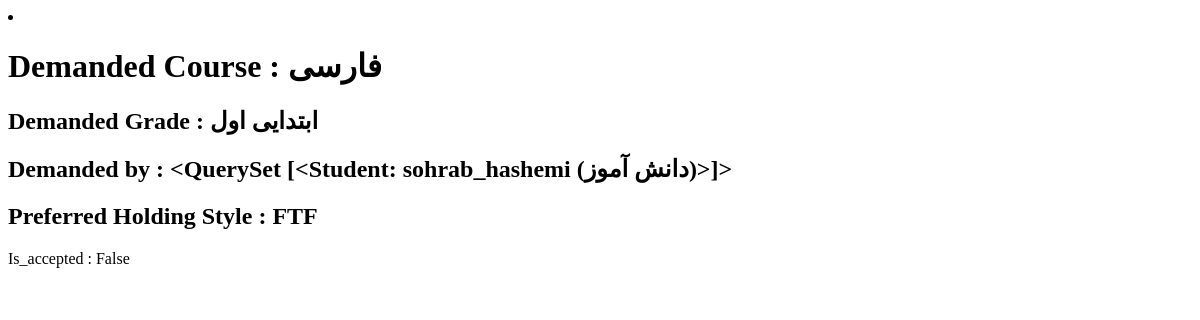
Before: /3 with the older database file.
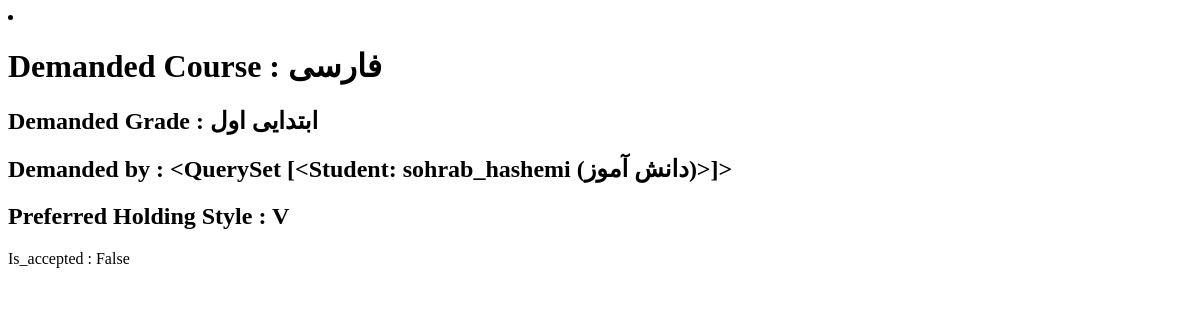
After: the same page with the newer database file.
### application/models.py (models this page shows, shortened)
class Application(models.Model):
    objects = None
    applicant = models.ManyToManyField(Student)
    demanded_course = models.ForeignKey(Course, on_delete=models.CASCADE, db_index=True, null=True, blank=True)
    preferred_style = models.CharField(choices=HOLDING_STYLE, max_length=50, null=True, blank=True)
    short_description = models.CharField(max_length=300, null=True, blank=True)
    is_accepted = models.BooleanField(blank=True, null=True, default=False)
    rating = models.IntegerField(validators=[MinValueValidator(1), MaxValueValidator(5)], default=1)
    registered_date = models.DateField(null=True, blank=True, auto_now_add=True)
    is_active = models.BooleanField(default=False)
    slug = models.SlugField(max_length=200, default="", null=False, db_index=True)

class Course(models.Model):
    course_name = models.ForeignKey(CourseName, on_delete=models.CASCADE)
    grade = models.ForeignKey(Grade, on_delete=models.CASCADE, blank=True, null=True)
    major = models.ForeignKey(Major, on_delete=models.CASCADE, blank=True, null=True)
    is_active = models.BooleanField(default=True)
    slug = models.SlugField(max_length=500, blank=True, null=True)
    class Meta:
        constraints = [
            models.UniqueConstraint(fields=['course_name', 'grade', 'major'],
                                    name='unique_course_name_edu_level_grade'),
        ]

class CourseName(models.Model):
    course_name = models.CharField(max_length=20, unique=True)
    def __str__(self):
        return f"{self.course_name}"

class Grade(models.Model):
    edu_level = models.ForeignKey(EducationalLevel, on_delete=models.CASCADE)
    grade_name = models.CharField(max_length=20, verbose_name="پایه تحصیلی")
    def __str__(self):
        return f"{self.edu_level} {self.grade_name}"
    class Meta:
        constraints = [
            models.UniqueConstraint(fields=['edu_level', 'grade_name'], name='unique_edu_level_grade')]

class EducationalLevel(models.Model):
    edu_level = models.CharField(max_length=20, unique=True, verbose_name="دوره آموزشی")
    def __str__(self):
        return self.edu_level

class Student(Profile):
    school = models.ForeignKey(School, on_delete=models.CASCADE, null=True, blank=True)
    edu_level = models.ForeignKey(EducationalLevel, on_delete=models.CASCADE, blank=True, null=True)
    grade = models.ForeignKey(Grade, on_delete=models.CASCADE, blank=True, null=True)
    major = models.ForeignKey(Major, on_delete=models.CASCADE, blank=True, null=True)
    gpa = models.DecimalField(max_digits=4, decimal_places=2, blank=True, null=True)
    free_time = models.ManyToManyField(AvailableTime)
    special_condition = models.CharField(max_length=10, blank=True, null=True)
    rating = models.IntegerField(validators=[MinValueValidator(1), MaxValueValidator(5)], default=1)
    slug = models.SlugField(default="", null=False, db_index=True)
    def __str__(self):
        return f"{self.user}"

### account/models.py (models this page shows)
class User(AbstractUser):
    mobile = models.CharField(max_length=20, null=True, blank=True, verbose_name='mobile')
    user_type = models.ForeignKey(UserType, on_delete=models.CASCADE)
    email_active_code = models.CharField(max_length=100, null=True, blank=True, verbose_name='Email Activation code')
    mobile_verification_code = models.CharField(max_length=50, null=True, blank=True, default="")
    mobile_verified = models.BooleanField(default=False)
    def __str__(self):
        return f"{self.username} ({self.user_type})"

class UserType(models.Model):
    title = models.CharField(max_length=20)
    def __str__(self):
        return self.title

### application/views.py (the view)
# urls.py: path('<int:application_id>',views.application_detail, name='application_detail'),
def application_detail(request, application_id):
    application = get_object_or_404(Application, pk=application_id)
    return render(request, 'application/application_detail.html', {'application': application})

### application/templates/application/application_detail.html (shortened to what this page needs)
{% extends 'base.html' %}
{% block content %}
            <li>
                <h1>Demanded Course :  {{application.demanded_course.course_name}}</h1>
                <h2>Demanded Grade :  {{application.demanded_course.grade}}</h2>
                <h2> Demanded by : {{application.applicant.all}} </h2>
                <h2> Preferred Holding Style : {{ application.preferred_style }}  </h2>
                <p>
                   Is_accepted :  {{application.is_accepted}}
                </p>
            </li>
{% endblock %}

Changed rows visible on the page:
changed Application "False": preferred_style "FTF" → "V"
